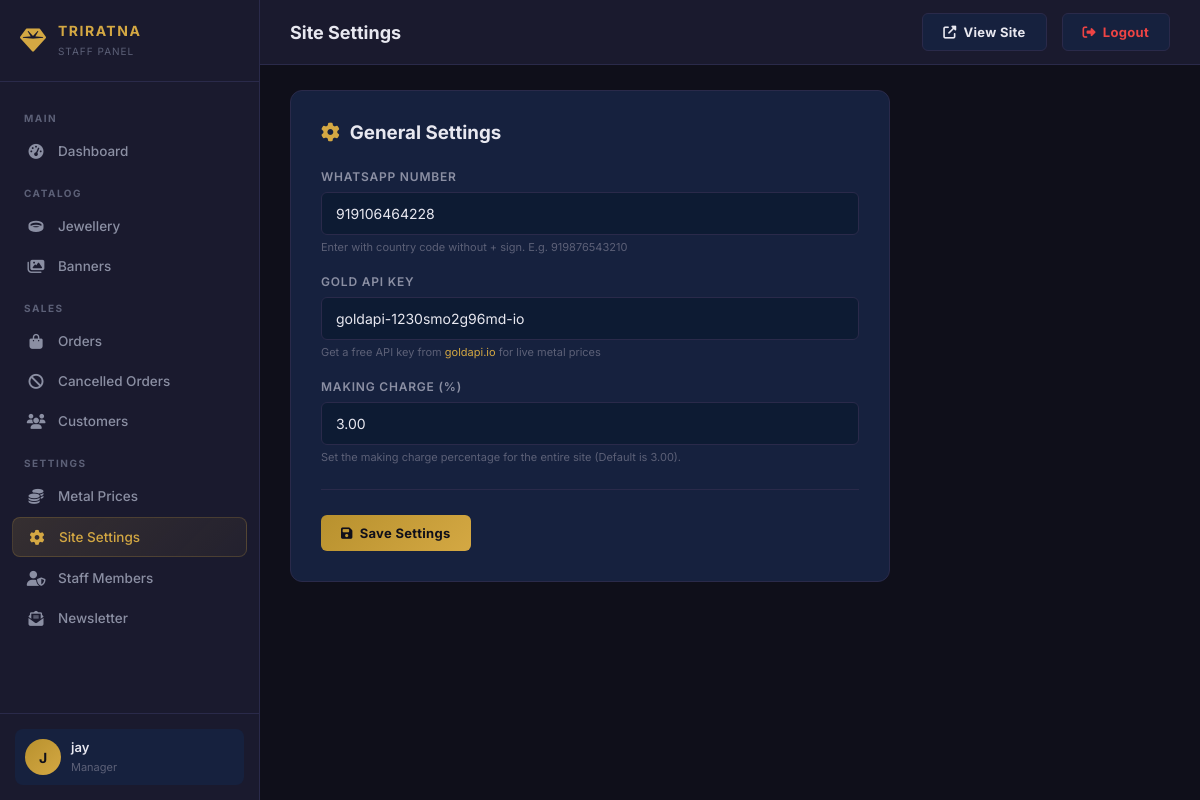
The page /staff-admin/settings/ (signed in) on the database its author committed.
### main/models.py (models this page shows, shortened)
class StaffUser(models.Model):
    ROLE_CHOICES = [
        ('manager', 'Manager'),
        ('sales', 'Sales Staff'),
        ('inventory', 'Inventory Staff'),
    ]
    name = models.CharField(max_length=100)
    email = models.EmailField(unique=True)
    password = models.CharField(max_length=255)
    role = models.CharField(max_length=20, choices=ROLE_CHOICES, default='sales')
    is_active = models.BooleanField(default=True)
    created_at = models.DateTimeField(auto_now_add=True)

class SiteSetting(models.Model):
    whatsapp_number = models.CharField(max_length=20, help_text="Enter WhatsApp number with country code (e.g., 919876543210)", default="910000000000")
    goldapi_key = models.CharField(max_length=100, blank=True, null=True, help_text="Get your free API key from goldapi.io")
    active_making_charge_percent = models.DecimalField(max_digits=5, decimal_places=2, default=3, help_text="Set the making charge percentage for the entire site (default is 3.00)")

### main/staff_views.py (the view)
    def wrapper(request, *args, **kwargs):
        staff = get_staff_user(request)
        if not staff:
            messages.error(request, "Please login to access the admin panel.")
            return redirect('login')
        request.staff_user = staff
        return view_func(request, *args, **kwargs)

### main/staff_views.py (called while the page is built, shortened)
def get_staff_user(request):
    staff_id = request.session.get('staff_id')
    if staff_id:
        try:
            return StaffUser.objects.get(id=staff_id, is_active=True)
        except StaffUser.DoesNotExist:
            return None
    return None

def staff_required(view_func):
    def wrapper(request, *args, **kwargs):
        staff = get_staff_user(request)
        if not staff:
            messages.error(request, "Please login to access the admin panel.")
            return redirect('login')
        request.staff_user = staff
        return view_func(request, *args, **kwargs)
    return wrapper

@staff_required
def staff_site_settings(request):
    setting = SiteSetting.objects.first()
    context = {
        'active_page': 'settings',
        'staff': request.staff_user,
        'setting': setting,
    }
    return render(request, 'staff_admin/site_settings.html', context)

### templates/staff_admin/site_settings.html (shortened to what this page needs)
{% extends 'staff_admin/base.html' %}
{% block page_title %}Site Settings{% endblock %}
{% block content %}
<div class="form-card" style="max-width:600px;">
    <h3 style="margin-bottom:25px;display:flex;align-items:center;gap:10px;">
        <i class="fa-solid fa-gear" style="color:var(--gold);"></i> General Settings
    </h3>
    <form method="POST">
        <div class="form-group">
            <label>WhatsApp Number</label>
            <input type="text" name="whatsapp_number" value="{{ setting.whatsapp_number|default:'' }}" placeholder="e.g. 919876543210 (with country code)">
            <p style="font-size:11px;color:var(--text-muted);margin-top:5px;">Enter with country code without + sign. E.g. 919876543210</p>
        </div>
        <div class="form-group">
            <label>Gold API Key</label>
            <input type="text" name="goldapi_key" value="{{ setting.goldapi_key|default:'' }}" placeholder="Enter your goldapi.io API key">
            <p style="font-size:11px;color:var(--text-muted);margin-top:5px;">Get a free API key from <a href="https://goldapi.io" target="_blank" style="color:var(--gold);">goldapi.io</a> for live metal prices</p>
        </div>
        <div class="form-group">
            <label>Making Charge (%)</label>
            <input type="number" step="0.01" name="active_making_charge_percent" value="{{ setting.active_making_charge_percent|default:'3.00' }}" placeholder="e.g. 3.00">
            <p style="font-size:11px;color:var(--text-muted);margin-top:5px;">Set the making charge percentage for the entire site (Default is 3.00).</p>
        </div>
        <div class="form-actions">
            <button type="submit" class="action-btn btn-gold">
                <i class="fa-solid fa-save"></i> Save Settings
            </button>
        </div>
    </form>
</div>
{% endblock %}

### templates/staff_admin/base.html (shortened to what this page needs)
{% load static %}
<!DOCTYPE html>
<html lang="en">
<head>
    <link rel="stylesheet" href="https://cdnjs.cloudflare.com/ajax/libs/font-awesome/6.5.1/css/all.min.css">
    <link rel="stylesheet" href="{% static 'css/staff_admin.css' %}?v=1.0">
</head>
<body>
    <div class="admin-layout">
        <aside class="admin-sidebar" id="adminSidebar">
            <div class="sidebar-brand">
                <i class="fa-solid fa-gem"></i>
                <div class="brand-text">
                    <h3>TRIRATNA</h3>
                    <span>Staff Panel</span>
                </div>
            </div>
            <nav class="sidebar-nav">
                <div class="nav-section-title">Main</div>
                <a href="{% url 'staff_dashboard' %}" class="nav-item {% if active_page == 'dashboard' %}active{% endif %}">
                    <i class="fa-solid fa-gauge-high"></i> Dashboard
                </a>
                <div class="nav-section-title">Catalog</div>
                <a href="{% url 'staff_jewellery_list' %}" class="nav-item {% if active_page == 'jewellery' %}active{% endif %}">
                    <i class="fa-solid fa-ring"></i> Jewellery
                </a>
                <a href="{% url 'staff_banner_list' %}" class="nav-item {% if active_page == 'banners' %}active{% endif %}">
                    <i class="fa-solid fa-images"></i> Banners
                </a>
                <div class="nav-section-title">Sales</div>
                <a href="{% url 'staff_order_list' %}" class="nav-item {% if active_page == 'orders' %}active{% endif %}">
                    <i class="fa-solid fa-bag-shopping"></i> Orders
                </a>
                <a href="{% url 'staff_cancelled_orders' %}" class="nav-item {% if active_page == 'cancelled' %}active{% endif %}">
                    <i class="fa-solid fa-ban"></i> Cancelled Orders
                </a>
                <a href="{% url 'staff_customer_list' %}" class="nav-item {% if active_page == 'customers' %}active{% endif %}">
                    <i class="fa-solid fa-users"></i> Customers
                </a>
                <div class="nav-section-title">Settings</div>
                <a href="{% url 'staff_metal_price' %}" class="nav-item {% if active_page == 'metal_price' %}active{% endif %}">
                    <i class="fa-solid fa-coins"></i> Metal Prices
                </a>
                <a href="{% url 'staff_site_settings' %}" class="nav-item {% if active_page == 'settings' %}active{% endif %}">
                    <i class="fa-solid fa-gear"></i> Site Settings
                </a>
                <a href="{% url 'staff_manage_list' %}" class="nav-item {% if active_page == 'staff' %}active{% endif %}">
                    <i class="fa-solid fa-user-shield"></i> Staff Members
                </a>
                <a href="{% url 'staff_newsletter_list' %}" class="nav-item {% if active_page == 'newsletter' %}active{% endif %}">
                    <i class="fa-solid fa-envelope-open-text"></i> Newsletter
                </a>
            </nav>
            <div class="sidebar-footer">
                <div class="sidebar-user">
                    <div class="user-avatar">{{ request.session.staff_name|first|upper }}</div>
                    <div class="user-info">
                        <h4>{{ request.session.staff_name }}</h4>
                        <span>{{ request.session.staff_role }}</span>
                    </div>
                </div>
            </div>
        </aside>
        <main class="admin-main">
            <header class="admin-header">
                <div style="display:flex;align-items:center;gap:12px;">
                    <h2 class="page-title">{% block page_title %}Dashboard{% endblock %}</h2>
                </div>
                <div class="header-actions">
                    <a href="{% url 'home' %}" class="action-btn btn-outline" target="_blank">
                        <i class="fa-solid fa-external-link-alt"></i> View Site
                    </a>
                    <a href="{% url 'staff_logout' %}" class="action-btn btn-outline" style="color:var(--accent-red);border-color:rgba(239,68,68,0.3);">
                        <i class="fa-solid fa-right-from-bracket"></i> Logout
                    </a>
                </div>
            </header>
            <div class="admin-content">
                {% block content %}{% endblock %}
            </div>
        </main>
    </div>
</body>
</html>

### rows shown on the page
StaffUser: session.staff_name "jay", session.staff_role "Manager"
SiteSetting: whatsapp_number "919106464228", goldapi_key "goldapi-1230smo2g96md-io", active_making_charge_percent "3.00"

### other values the page prints
{{ request.session.staff_name|first|upper }} "J"
